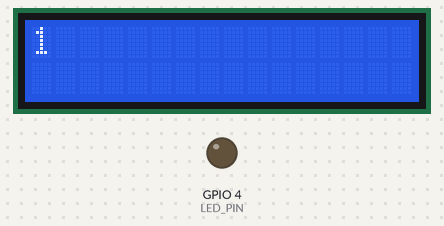
Simulated run of this program. Board: ESP32-S3. Parts: 16×2 character LCD, output pins drawn as LEDs (lit = HIGH). What the program prints to the serial monitor is not drawn.

Above: at 1.1 s.
At 6.2 s:
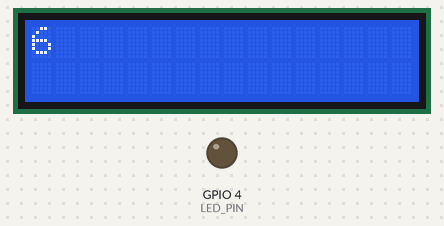
At 11.3 s:
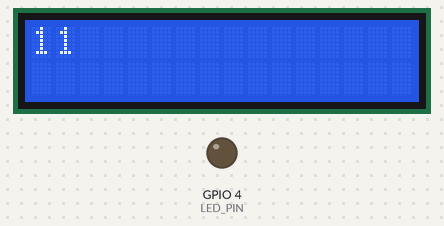
At 20.5 s:
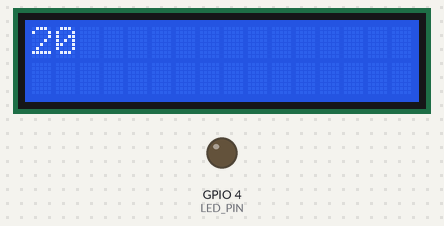
At 29.6 s:
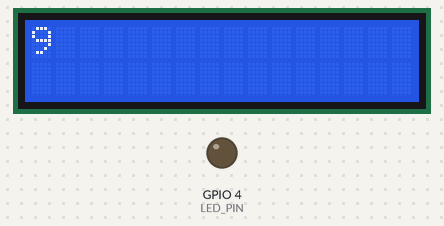
At 38.8 s:
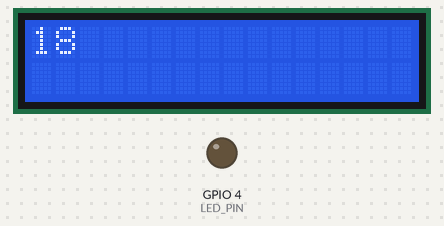

The program:

main.cpp
```cpp
#include <Arduino.h>
#include <FreeRTOS.h>
#include <task.h>
#include <stdint.h>
#include <LiquidCrystal_I2C.h>

// LCD Stuff
#define LCD_ADDRESS 0x27
#define CHANNEL 0
#define FREQ 1000
#define RES 12

const TickType_t ledTaskExecutionTime = 48000 / portTICK_PERIOD_MS;      // 48 seconds
const TickType_t counterTaskExecutionTime = 20000 / portTICK_PERIOD_MS;  // 20 seconds, SHORTEST
const TickType_t alphabetTaskExecutionTime = 26000 / portTICK_PERIOD_MS; // 26 seconds
// Remaining Execution Times
volatile TickType_t remainingLedTime = ledTaskExecutionTime;
volatile TickType_t remainingCounterTime = counterTaskExecutionTime;
volatile TickType_t remainingAlphabetTime = alphabetTaskExecutionTime;

#define LED_PIN 4

TaskHandle_t ledHandle = NULL;
TaskHandle_t counterHandle = NULL;
TaskHandle_t alphabetHandle = NULL;

LiquidCrystal_I2C lcd(LCD_ADDRESS, 16, 2);

// Write a line of text to one of the LCD rows
void writeRow(int row, String line) {
  lcd.setCursor(0,row);
  lcd.print("                ");
  lcd.setCursor(0,row);
  lcd.print(line);
}

// Helper function to safely handle delays and track remaining runtime
void executeDelay(TickType_t delayTicks, volatile TickType_t *remainingTime) {
    vTaskDelay(delayTicks);
    if (*remainingTime >= delayTicks) {
        *remainingTime -= delayTicks;
    } else {
        *remainingTime = 0;
    }
}

void ledTask(void *arg) {
    // One complete pattern loop = 2s + 0.95s + 0.1s + 0.95s = 4 seconds
    const TickType_t tOn1  = 2000 / portTICK_PERIOD_MS;
    const TickType_t tOff1 = 950 / portTICK_PERIOD_MS;
    const TickType_t tOn2  = 100 / portTICK_PERIOD_MS;
    const TickType_t tOff2 = 950 / portTICK_PERIOD_MS;

    while (1) {
        // Repeat the pattern 12 times (12 * 4s = 48 seconds total execution)
        for (int i = 0; i < 12; i++) {
            // ON 2sec
            digitalWrite(LED_PIN, HIGH);
            executeDelay(tOn1, &remainingLedTime);

            // OFF 0.95 sec
            digitalWrite(LED_PIN, LOW);
            executeDelay(tOff1, &remainingLedTime);

            // ON 0.10 sec
            digitalWrite(LED_PIN, HIGH);
            executeDelay(tOn2, &remainingLedTime);

            // OFF 0.95 sec
            digitalWrite(LED_PIN, LOW);
            executeDelay(tOff2, &remainingLedTime);
        }
    }
}

void counterTask(void *arg) {
    const TickType_t oneSecond = 1000 / portTICK_PERIOD_MS;

    while (1) {
        for (int count = 1; count <= 20; count++) {
            writeRow(0, String(count));

            // Hold each value for 1 second (20 counts * 1s = 20 seconds total)
            executeDelay(oneSecond, &remainingCounterTime);
        }
    }
}

void alphabetTask(void *arg) {
    const TickType_t oneSecond = 1000 / portTICK_PERIOD_MS;

    while (1) {
        for (char letter = 'A'; letter <= 'Z'; letter++) {
            // Print out 1 letter to Serial Monitor
            Serial.printf("[Serial Alphabet]: %c\n", letter);

            // Wait 1 second per letter (26 letters * 1s = 26 seconds total)
            executeDelay(oneSecond, &remainingAlphabetTime);
        }
    }
}

// Implementation a Shortest Remaining Time First scheduler with priority one which
// Checks the remaining execution time of each task. It will run any ready task with shortest
// remaining time, and suspend all other ready tasks.
// if a task is suspended, and it has the shortest remaining time, it will be resumed.
void scheduleTasks(void *arg) {
   TickType_t lastWakeTime = xTaskGetTickCount();
    while (1) {
         // get the current state of all tasks
         eTaskState ledState = eTaskGetState(ledHandle);
         eTaskState counterState = eTaskGetState(counterHandle);
         eTaskState alphabetState = eTaskGetState(alphabetHandle);

         TaskHandle_t shortestTask = NULL;
         TickType_t shortestTime = portMAX_DELAY;

         if (remainingLedTime == 0) {
            remainingLedTime = ledTaskExecutionTime;
         }
         if (remainingCounterTime == 0) {
            remainingCounterTime = counterTaskExecutionTime;
         }
         if (remainingAlphabetTime == 0) {
            remainingAlphabetTime = alphabetTaskExecutionTime;
         }

         // Find the task with the shortest time that it ready or suspended
         if ((ledState == eReady || ledState == eSuspended) && remainingLedTime < shortestTime) {
             shortestTime = remainingLedTime;
             shortestTask = ledHandle;
         }
         if ((counterState == eReady || counterState == eSuspended) && remainingCounterTime < shortestTime) {
             shortestTime = remainingCounterTime;
             shortestTask = counterHandle;
         }
         if ((alphabetState == eReady || alphabetState == eSuspended) && remainingAlphabetTime < shortestTime) {
             shortestTime = remainingAlphabetTime;
             shortestTask = alphabetHandle;
         }

         // Resume the task with the shortest remaining time if it's not already running
         if (shortestTask != NULL) vTaskResume(shortestTask);

         // Suspend all other ready tasks that are not the shortest
         if (ledHandle != shortestTask && ledState == eReady) {
             vTaskSuspend(ledHandle);
         }
         if (counterHandle != shortestTask && counterState == eReady) {
             vTaskSuspend(counterHandle);
         }
         if (alphabetHandle != shortestTask && alphabetState == eReady) {
             vTaskSuspend(alphabetHandle);
         }

         // Yield scheduler
         vTaskDelayUntil(&lastWakeTime, 50 / portTICK_PERIOD_MS);
    }
}

void setup() {
    Serial.begin(9600);
    delay(1000);
    Serial.println("SRTF Scheduler Initializing...");
    lcd.init();
    lcd.backlight();
    pinMode(LED_PIN, OUTPUT);

    // Create the tasks in a suspended state
    xTaskCreatePinnedToCore(ledTask, "LED Task", 2048, NULL, 1, &ledHandle, 0);
    vTaskSuspend(ledHandle);
    xTaskCreatePinnedToCore(counterTask, "Counter Task", 2048, NULL, 1, &counterHandle, 0);
    vTaskSuspend(counterHandle);

    xTaskCreatePinnedToCore(alphabetTask, "Alphabet Task", 2048, NULL, 1, &alphabetHandle, 0);
    vTaskSuspend(alphabetHandle);

    // Create the scheduler with a HIGHER priority (2) so it can preempt worker tasks (1)
    xTaskCreatePinnedToCore(scheduleTasks, "SRTF Scheduler", 3072, NULL, 2, NULL, 0);
}

void loop() {}
```

Measured:
- what the display in image 0 shows lasts 1.0 s, from 1.1 s to 2.1 s
